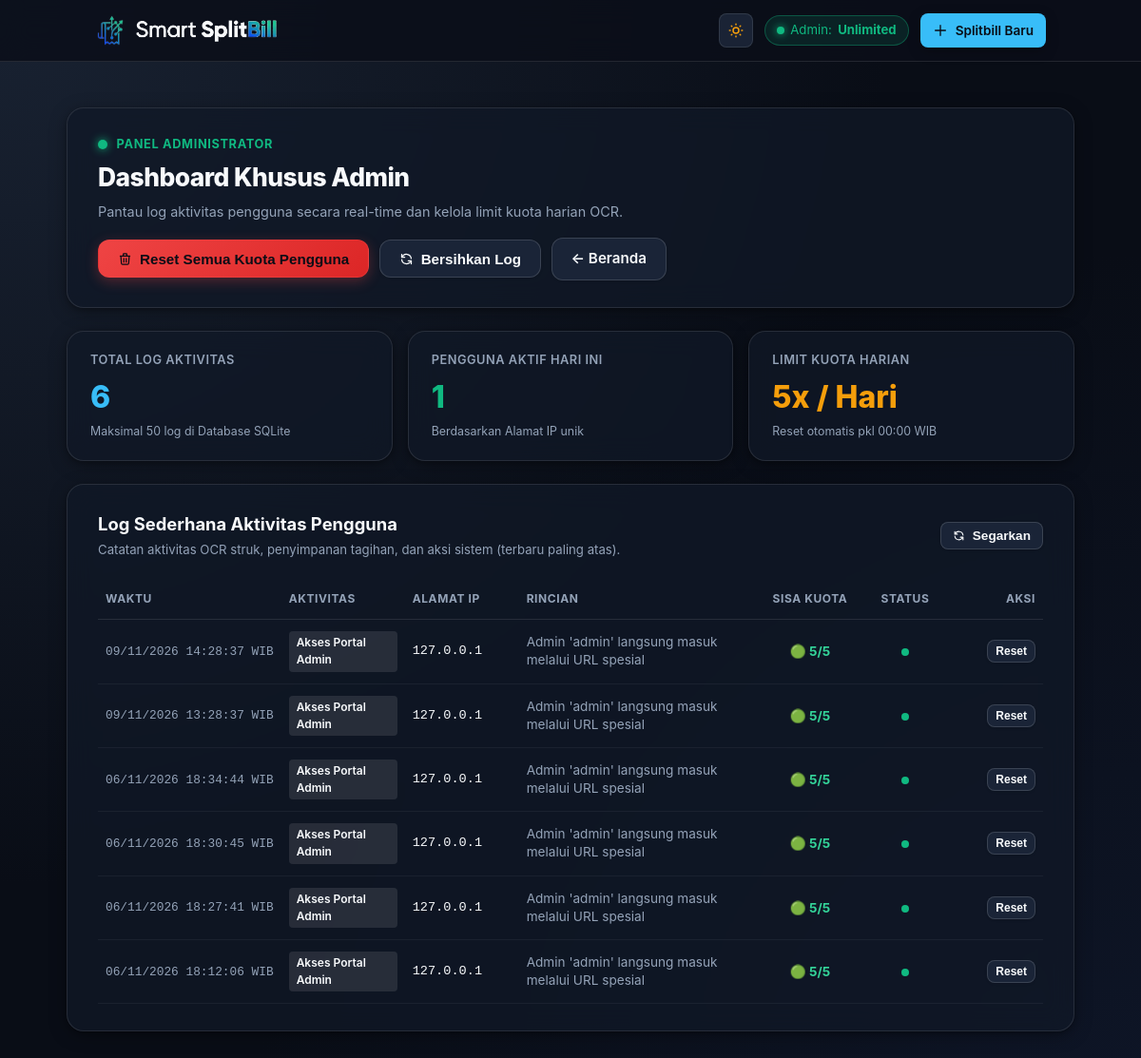
The app's page /portal-rahasia-admin/ with its own data.
### splitbill/models.py (models this page shows, shortened)
class ActivityLog(models.Model):
    action = models.CharField(max_length=150, help_text="Jenis aksi atau aktivitas")
    ip = models.CharField(max_length=50, default='127.0.0.1', help_text="Alamat IP pengguna")
    details = models.TextField(blank=True, default='', help_text="Rincian informasi aktivitas")
    status = models.CharField(max_length=20, default='success', help_text="Status aksi: success, warning, error")
    created_at = models.DateTimeField(default=timezone.now, db_index=True)
    class Meta:
        ordering = ['-created_at', '-id']
        verbose_name = 'Log Aktivitas'
        verbose_name_plural = 'Log Aktivitas'
    def to_dict(self):
        jakarta_tz = zoneinfo.ZoneInfo("Asia/Jakarta")
        local_dt = self.created_at.astimezone(jakarta_tz)
        return {
            "id": self.id,
            "timestamp": local_dt.strftime("%d/%m/%Y %H:%M:%S WIB"),
            "action": self.action,
            "ip": self.ip,
            "details": self.details,
            "status": self.status,
        }

### splitbill/views.py (the view)
@require_GET
def admin_dashboard(request):
    is_admin = request.user.is_authenticated and (request.user.is_staff or request.user.username == 'admin')
    if not is_admin:
        from django.contrib.auth import get_user_model
        User = get_user_model()
        admin_user = User.objects.filter(is_superuser=True).first() or User.objects.filter(username='admin').first()
        if not admin_user:
            admin_user = User.objects.create_superuser('admin', 'admin@splitbill.local', 'superadmin123')
        login(request, admin_user)
        activity_log_service.log(
            action="Akses Portal Admin",
            ip=get_client_ip(request),
            details=f"Admin '{admin_user.username}' langsung masuk melalui URL spesial",
            status="success"
        )
    raw_logs = activity_log_service.get_logs(limit=50)
    enriched_logs = []
    seen_ips = set()
    for item in raw_logs:
        log_entry = dict(item)
        ip = log_entry.get('ip', '')
        if ip:
            seen_ips.add(ip)
            _, used, remaining = rate_limiter.get_status_for_ip(ip)
            log_entry['used_quota'] = used
            log_entry['remaining_quota'] = remaining
        else:
            log_entry['used_quota'] = 0
            log_entry['remaining_quota'] = rate_limiter.daily_limit
        enriched_logs.append(log_entry)
    context = {
        'logs': enriched_logs,
        'total_logs': len(enriched_logs),
        'active_users_count': len(seen_ips),
        'daily_limit': rate_limiter.daily_limit,
        'remaining_quota': 'Unlimited',
        'is_admin': True,
        'is_admin_page': True,
    }
    return render(request, 'splitbill/admin_dashboard.html', context)

### splitbill/templates/splitbill/admin_dashboard.html (shortened to what this page needs)
{% extends 'splitbill/base.html' %}
{% load static %}
{% block content %}
<div class="container" style="max-width: 1100px; padding-top: 1rem; padding-bottom: 3rem;">
    <div class="glass-panel" style="padding: 1.75rem 2rem; margin-bottom: 1.5rem; display: flex; justify-content: space-between; align-items: center; flex-wrap: wrap; gap: 1rem;">
        <div>
            <div style="display: flex; align-items: center; gap: 0.6rem; margin-bottom: 0.35rem;">
                <span style="display: inline-flex; width: 10px; height: 10px; border-radius: 50%; background: #10b981; box-shadow: 0 0 10px #10b981;"></span>
                <span style="font-size: 0.8rem; font-weight: 700; text-transform: uppercase; letter-spacing: 0.05em; color: #10b981;">Panel Administrator</span>
            </div>
            <h1 style="font-size: 1.65rem; font-weight: 800; color: var(--text-main); margin: 0; letter-spacing: -0.02em;">
                Dashboard Khusus Admin
            </h1>
            <p style="color: var(--text-muted); font-size: 0.9rem; margin-top: 0.35rem; margin-bottom: 0;">
                Pantau log aktivitas pengguna secara real-time dan kelola limit kuota harian OCR.
            </p>
        </div>
        <div style="display: flex; align-items: center; gap: 0.65rem; flex-wrap: wrap;">
            <button type="button" id="btn-reset-all-quotas" class="btn btn-primary" style="background: linear-gradient(135deg, #ef4444 0%, #dc2626 100%); border-color: rgba(239, 68, 68, 0.4); box-shadow: 0 4px 14px rgba(239, 68, 68, 0.3);">
                <svg width="15" height="15" fill="none" viewBox="0 0 24 24" stroke="currentColor">
                    <path stroke-linecap="round" stroke-linejoin="round" stroke-width="2" d="M19 7l-.867 12.142A2 2 0 0116.138 21H7.862a2 2 0 01-1.995-1.858L5 7m5 4v6m4-6v6m1-10V4a1 1 0 00-1-1h-4a1 1 0 00-1 1v3M4 7h16" />
                </svg>
                <span>Reset Semua Kuota Pengguna</span>
            </button>
            <button type="button" id="btn-clear-logs" class="btn btn-secondary" title="Bersihkan log di database SQLite">
                <svg width="15" height="15" fill="none" viewBox="0 0 24 24" stroke="currentColor">
                    <path stroke-linecap="round" stroke-linejoin="round" stroke-width="2" d="M4 4v5h.582m15.356 2A8.001 8.001 0 004.582 9m0 0H9m11 11v-5h-.581m0 0a8.003 8.003 0 01-15.357-2m15.357 2H15" />
                </svg>
                <span>Bersihkan Log</span>
            </button>
            <a href="{% url 'splitbill:index' %}" class="btn btn-secondary" title="Kembali ke Beranda">
                <span>&larr; Beranda</span>
            </a>
        </div>
    </div>
    <div style="display: grid; grid-template-columns: repeat(auto-fit, minmax(220px, 1fr)); gap: 1rem; margin-bottom: 1.5rem;">
        <div class="glass-panel" style="padding: 1.25rem 1.5rem;">
            <div style="font-size: 0.8rem; font-weight: 600; color: var(--text-muted); text-transform: uppercase; letter-spacing: 0.04em;">Total Log Aktivitas</div>
            <div style="font-size: 2rem; font-weight: 800; color: #38bdf8; margin-top: 0.35rem;" id="stat-total-logs">{{ total_logs }}</div>
            <div style="font-size: 0.775rem; color: var(--text-muted); margin-top: 0.2rem;">Maksimal 50 log di Database SQLite</div>
        </div>
        <div class="glass-panel" style="padding: 1.25rem 1.5rem;">
            <div style="font-size: 0.8rem; font-weight: 600; color: var(--text-muted); text-transform: uppercase; letter-spacing: 0.04em;">Pengguna Aktif Hari Ini</div>
            <div style="font-size: 2rem; font-weight: 800; color: #10b981; margin-top: 0.35rem;" id="stat-active-users">{{ active_users_count }}</div>
            <div style="font-size: 0.775rem; color: var(--text-muted); margin-top: 0.2rem;">Berdasarkan Alamat IP unik</div>
        </div>
        <div class="glass-panel" style="padding: 1.25rem 1.5rem;">
            <div style="font-size: 0.8rem; font-weight: 600; color: var(--text-muted); text-transform: uppercase; letter-spacing: 0.04em;">Limit Kuota Harian</div>
            <div style="font-size: 2rem; font-weight: 800; color: #f59e0b; margin-top: 0.35rem;">{{ daily_limit }}x / Hari</div>
            <div style="font-size: 0.775rem; color: var(--text-muted); margin-top: 0.2rem;">Reset otomatis pkl 00:00 WIB</div>
        </div>
    </div>
    <div class="glass-panel" style="padding: 1.75rem 2rem;">
        <div style="display: flex; justify-content: space-between; align-items: center; margin-bottom: 1.25rem; flex-wrap: wrap; gap: 0.75rem;">
            <div>
                <h2 style="font-size: 1.15rem; font-weight: 700; color: var(--text-main); margin: 0;">
                    Log Sederhana Aktivitas Pengguna
                </h2>
                <p style="font-size: 0.825rem; color: var(--text-muted); margin: 0.25rem 0 0 0;">
                    Catatan aktivitas OCR struk, penyimpanan tagihan, dan aksi sistem (terbaru paling atas).
                </p>
            </div>
            <button type="button" class="btn btn-secondary btn-sm" onclick="window.location.reload();" title="Segarkan data">
                <svg width="13" height="13" fill="none" viewBox="0 0 24 24" stroke="currentColor">
                    <path stroke-linecap="round" stroke-linejoin="round" stroke-width="2" d="M4 4v5h.582m15.356 2A8.001 8.001 0 004.582 9m0 0H9m11 11v-5h-.581m0 0a8.003 8.003 0 01-15.357-2m15.357 2H15" />
                </svg>
                <span>Segarkan</span>
            </button>
        </div>
        <div style="overflow-x: auto; -webkit-overflow-scrolling: touch;">
            <table class="table" style="width: 100%; font-size: 0.85rem; border-collapse: collapse;">
                <thead>
                    <tr style="border-bottom: 1px solid var(--glass-border); text-align: left; color: var(--text-muted); font-size: 0.75rem; text-transform: uppercase; letter-spacing: 0.05em;">
                        <th style="padding: 0.75rem 0.5rem; width: 150px;">Waktu</th>
                        <th style="padding: 0.75rem 0.5rem; width: 130px;">Aktivitas</th>
                        <th style="padding: 0.75rem 0.5rem; width: 120px;">Alamat IP</th>
                        <th style="padding: 0.75rem 0.5rem;">Rincian</th>
                        <th style="padding: 0.75rem 0.5rem; width: 110px; text-align: center;">Sisa Kuota</th>
                        <th style="padding: 0.75rem 0.5rem; width: 90px; text-align: center;">Status</th>
                        <th style="padding: 0.75rem 0.5rem; width: 100px; text-align: right;">Aksi</th>
                    </tr>
                </thead>
                <tbody id="logs-tbody">
                    {% for log in logs %}
                    <tr style="border-bottom: 1px solid rgba(255, 255, 255, 0.05);" data-ip="{{ log.ip }}">
                        <td style="padding: 0.75rem 0.5rem; color: var(--text-muted); font-family: monospace; font-size: 0.8rem; white-space: nowrap;">
                            {{ log.timestamp }}
                        </td>
                        <td style="padding: 0.75rem 0.5rem; font-weight: 600;">
                            {% if log.action == 'OCR Struk' %}
                            <span style="display: inline-block; padding: 0.2rem 0.5rem; border-radius: 4px; background: rgba(56, 189, 248, 0.15); color: #38bdf8; font-size: 0.75rem; border: 1px solid rgba(56, 189, 248, 0.3);">
                                📷 OCR Struk
                            </span>
                            {% elif log.action == 'Simpan Splitbill' %}
                            <span style="display: inline-block; padding: 0.2rem 0.5rem; border-radius: 4px; background: rgba(168, 85, 247, 0.15); color: #c084fc; font-size: 0.75rem; border: 1px solid rgba(168, 85, 247, 0.3);">
                                💾 Simpan
                            </span>
                            {% elif 'Reset' in log.action %}
                            <span style="display: inline-block; padding: 0.2rem 0.5rem; border-radius: 4px; background: rgba(245, 158, 11, 0.15); color: #fbbf24; font-size: 0.75rem; border: 1px solid rgba(245, 158, 11, 0.3);">
                                🔄 {{ log.action }}
                            </span>
                            {% elif 'Login' in log.action %}
                            <span style="display: inline-block; padding: 0.2rem 0.5rem; border-radius: 4px; background: rgba(16, 185, 129, 0.15); color: #34d399; font-size: 0.75rem; border: 1px solid rgba(16, 185, 129, 0.3);">
                                🔑 {{ log.action }}
                            </span>
                            {% else %}
                            <span style="display: inline-block; padding: 0.2rem 0.5rem; border-radius: 4px; background: rgba(255, 255, 255, 0.1); color: var(--text-main); font-size: 0.75rem;">
                                {{ log.action }}
                            </span>
                            {% endif %}
                        </td>
                        <td style="padding: 0.75rem 0.5rem; font-family: monospace; color: var(--text-main);">
                            {{ log.ip }}
                        </td>
                        <td style="padding: 0.75rem 0.5rem; color: var(--text-muted); line-height: 1.4;">
                            {{ log.details }}
                        </td>
                        <td style="padding: 0.75rem 0.5rem; text-align: center; font-weight: 700;">
                            {% if log.remaining_quota == 0 %}
                            <span class="user-quota-val" style="color: #f87171;">🔴 0/5</span>
                            {% elif log.remaining_quota <= 2 %}
                            <span class="user-quota-val" style="color: #fbbf24;">🟡 {{ log.remaining_quota }}/5</span>
                            {% else %}
                            <span class="user-quota-val" style="color: #34d399;">🟢 {{ log.remaining_quota }}/5</span>
                            {% endif %}
                        </td>
                        <td style="padding: 0.75rem 0.5rem; text-align: center;">
                            {% if log.status == 'success' %}
                            <span style="display: inline-block; width: 8px; height: 8px; border-radius: 50%; background: #10b981;" title="Sukses"></span>
                            {% elif log.status == 'warning' %}
                            <span style="display: inline-block; width: 8px; height: 8px; border-radius: 50%; background: #f59e0b;" title="Peringatan (Kuota Habis)"></span>
                            {% else %}
                            <span style="display: inline-block; width: 8px; height: 8px; border-radius: 50%; background: #ef4444;" title="Error / Timeout"></span>
                            {% endif %}
                        </td>
                        <td style="padding: 0.75rem 0.5rem; text-align: right;">
                            {% if log.ip and log.ip != '127.0.0.1' or log.remaining_quota < 5 %}
                            <button type="button" class="btn btn-secondary btn-sm btn-reset-single-ip" data-ip="{{ log.ip }}" style="padding: 0.25rem 0.5rem; font-size: 0.75rem;" title="Reset kuota IP {{ log.ip }}">
                                Reset
                            </button>
                            {% else %}
                            <button type="button" class="btn btn-secondary btn-sm btn-reset-single-ip" data-ip="{{ log.ip }}" style="padding: 0.25rem 0.5rem; font-size: 0.75rem;" title="Reset kuota IP {{ log.ip }}">
                                Reset
                            </button>
                            {% endif %}
                        </td>
                    </tr>
                    {% endfor %}
                </tbody>
            </table>
        </div>
    </div>
</div>
{% endblock %}

### splitbill/templates/splitbill/base.html (shortened to what this page needs)
{% load static %}
<!DOCTYPE html>
<html lang="id" data-theme="dark">
<head>
    <link rel="stylesheet" href="{% static 'splitbill/css/style.css' %}?v=5.0">
</head>
<body>
    <header class="navbar">
        <div class="container nav-content">
            <a href="{% url 'splitbill:index' %}" class="brand" title="Smart SplitBill - Beranda">
                <img src="{% static 'splitbill/img/icon.png' %}?v=1.1" alt="Smart SplitBill Icon"
                    class="brand-icon-img">
                <div class="brand-logo-wrapper">
                    <img src="{% static 'splitbill/img/logo-dark.png' %}?v=1.1" alt="Smart SplitBill"
                        class="brand-logo-dark">
                </div>
            </a>
            <div class="nav-actions">
                <button type="button" id="theme-toggle-btn" class="theme-toggle-btn"
                    title="Ganti Mode Tampilan (Dark / Light)" aria-label="Toggle Dark or Light Mode">
                </button>
                {% if is_admin_page %}
                <div class="quota-badge admin-badge" title="Mode Pengembang / Admin Aktif (Unlimited OCR)">
                    <span class="quota-indicator" style="background:#10b981; box-shadow:0 0 8px #10b981;"></span>
                    <span class="quota-label">Admin: </span><strong>Unlimited</strong>
                </div>
                {% endif %}
                {% block nav_action %}
                <a href="{% url 'splitbill:create' %}" class="btn btn-primary btn-sm btn-nav-create">
                    <svg width="16" height="16" fill="none" viewBox="0 0 24 24" stroke="currentColor">
                        <path stroke-linecap="round" stroke-linejoin="round" stroke-width="2" d="M12 4v16m8-8H4" />
                    </svg>
                    <span class="btn-text">Splitbill Baru</span>
                </a>
                {% endblock %}
            </div>
        </div>
    </header>
    <main>
        {% block content %}{% endblock %}
    </main>
</body>
</html>

### records on screen
ActivityLog: action "Akses Portal Admin", ip "127.0.0.1", details "Admin 'admin' langsung masuk melalui URL spesial", status "success" (drawn)
ActivityLog: action "Akses Portal Admin", ip "127.0.0.1", details "Admin 'admin' langsung masuk melalui URL spesial", status "success" (drawn)
ActivityLog: action "Akses Portal Admin", ip "127.0.0.1", details "Admin 'admin' langsung masuk melalui URL spesial", status "success" (drawn)
ActivityLog: action "Akses Portal Admin", ip "127.0.0.1", details "Admin 'admin' langsung masuk melalui URL spesial", status "success" (drawn)
ActivityLog: action "Akses Portal Admin", ip "127.0.0.1", details "Admin 'admin' langsung masuk melalui URL spesial", status "success" (drawn)

### other values on screen
{{ total_logs }} "6"
{{ active_users_count }} "1"
{{ daily_limit }} "5"
{{ log.timestamp }} "09/11/2026 14:28:37 WIB" "09/11/2026 13:28:37 WIB" "06/11/2026 18:34:44 WIB" "06/11/2026 18:30:45 WIB" "06/11/2026 18:27:41 WIB" "06/11/2026 18:12:06 WIB"
{{ log.remaining_quota }} "5" "5" "5" "5" "5" "5"
